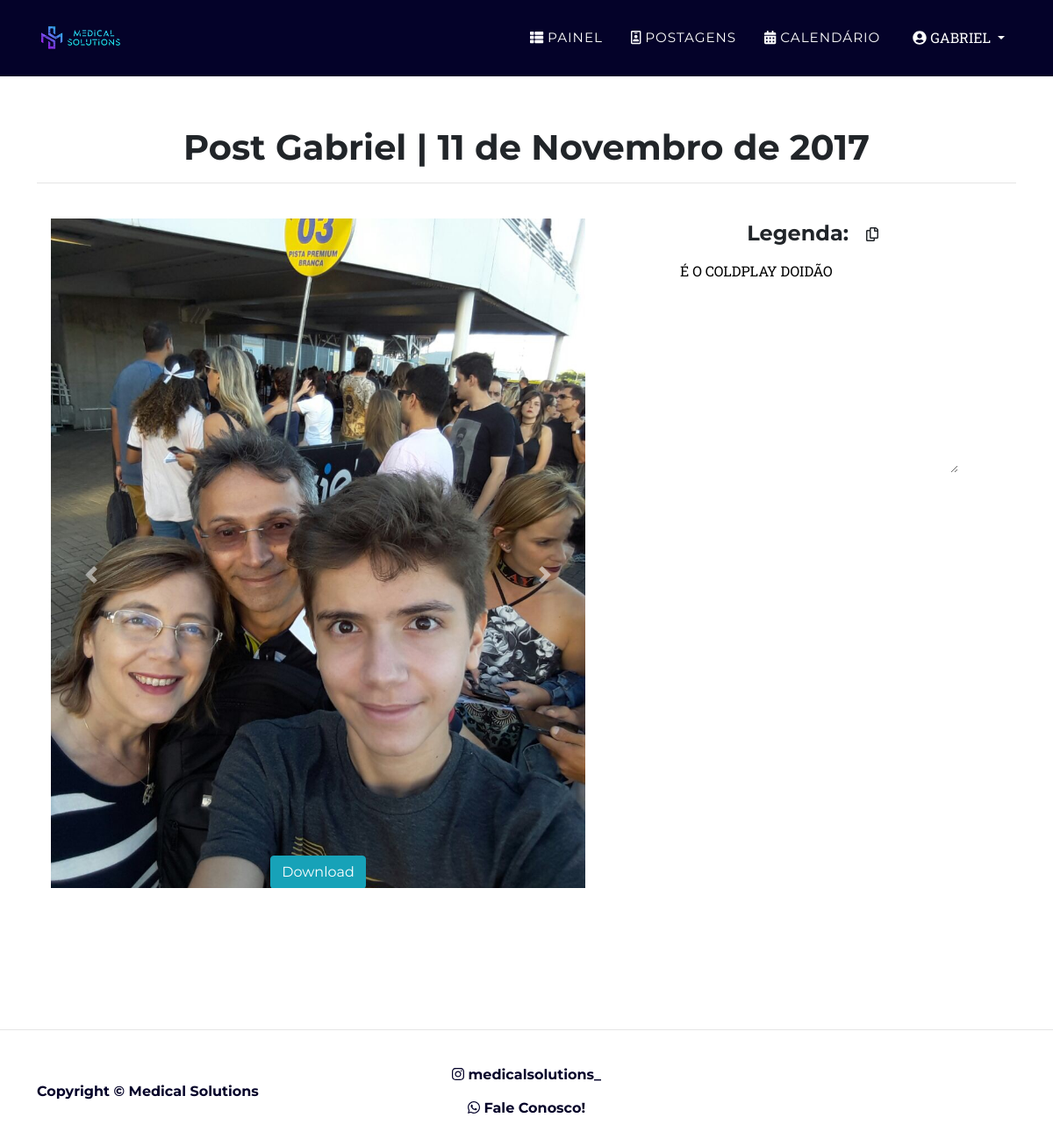
The app's page /posts/fotos/4 (signed in) with its own data.
### medicos/models.py (models this page shows)
class Foto(models.Model):
    cliente = models.ForeignKey(User, on_delete=models.PROTECT, null=False)
    nome = models.CharField(max_length=50, default=User)
    imagem = models.ImageField(null=False, blank=False, help_text='Essa imagem deve ser igual a Fotos #1')
    data = models.DateField(blank=True)
    legenda = models.TextField(max_length=2200)
    def __str__(self):
        return (f'Postagem {self.nome} | {self.data}')

class FotosPost(models.Model):
    foto = models.ForeignKey(Foto, on_delete=models.CASCADE)
    imagem = models.ImageField()
    def __str__(self):
        return (f'Postagem {self.foto.nome} | {self.foto.data}')

### medicos/views.py (the view)
# urls.py: path('posts/fotos/<int:pk>', views.viewFoto, name='foto'),
@login_required
def viewFoto(request, pk):
    foto = Foto.objects.get(id=pk)
    fotos = FotosPost.objects.filter(foto=foto)
    all = (Foto.objects.filter(cliente=request.user))
    print((foto), list(fotos))
    filtro = list(all)
    if foto in filtro and list(fotos) != []:
        return render(request, 'posts/foto_carrosel.html', {'foto': foto, 'fotos': fotos})
    elif foto in filtro:
        return render(request, 'posts/foto.html', {'foto': foto})
    else:
        return render(request, 'posts/indisponivel.html')

### medicos/templates/posts/foto_carrosel.html (shortened to what this page needs)
{% extends 'base.html' %}
{% load static %}
{% block conteudo %}
<section class="page-section conteudo">
    <div class="container">
        <div class="text-center">
            <h1>Post {{ foto.cliente.first_name }} | {{ foto.data }}</h1>
            <hr>
        </div>
        <div class="text-center">
            <div class="row">
                <div style="text-align: center;" class="col-md-7">
                    <br>
                    <div class="text-center my-auto mx-3" style="height: 90%;">
                        <div id="carousel-example-1z" class="carousel slide carousel-fade" data-ride="carousel">
                            <ol class="carousel-indicators">
                            {% for f in fotos %}
                              <li data-target="#carousel-example-1z" data-slide-to="{{ forloop.counter0 }}" class="{% if forloop.counter0 == 0 %} active {% endif %}"></li>
                            {% endfor %}
                            </ol>
                            <div class="carousel-inner" role="listbox">
                              {% for f in fotos %}
                              <div class="carousel-item {% if forloop.counter0 == 0 %} active {% endif %}">
                                <img class="d-block w-100" src="{{f.imagem.url}}"
                                  alt="First slide">
                                  <div class="carousel-caption d-md-block">
                                    <h5><a href="{{ f.imagem.url }}" download="{{ f.imagem.url }}" class="btn btn-info">Download</a></h5>
                                  </div>
                              </div>
                              {% endfor %}
                            <a class="carousel-control-prev" href="#carousel-example-1z" role="button" data-slide="prev">
                              <span class="carousel-control-prev-icon" aria-hidden="true"></span>
                            </a>
                            <a class="carousel-control-next" href="#carousel-example-1z" role="button" data-slide="next">
                              <span class="carousel-control-next-icon" aria-hidden="true"></span>
                            </a>
                          </div>
                        </div>
                    </div>
                </div>
                <div style="text-align: center;" class="col-md-5">
                <br>
                    <div class="text-center my-auto mx-3" style="height: 90%;">
                        <h4>Legenda: <a class="btn" id="btnCopy"><i class="far fa-copy"></i></a></h4>
                        <textarea readonly style="border: 1px transparent;" name="myText" id="myText" cols="30" rows="10">{{ foto.legenda }}</textarea>
                    </div>
                </div>
            </div>
        </div>
    </div>
</section>
{% endblock %}

### medicos/templates/base.html (shortened to what this page needs)
{% load static %}
<!DOCTYPE html>
<html lang="pt-BR">
    <head>
        <link href="{% static 'css/styles.css' %}" rel="stylesheet" />
    </head>
<body>
{% block navbar %}
<nav class="navbar navbar-expand-lg navbar-dark fixed-top" style="background-color: #040229;" id="mainNav">
    <div class="container">
        <a class="js-scroll-trigger" href="{% url 'index' %}"><img src="{% static 'img/logo.png' %}" style="width: 100px;" alt=""/></a>
        <div class="collapse navbar-collapse" id="navbarResponsive">
            <ul class="navbar-nav text-uppercase ml-auto">
                {% if request.user.is_authenticated %}
                <li class="nav-item"><a class="nav-link js-scroll-trigger" href="{% url 'painel' %}"><i class="fas fa-th-list"></i></i> Painel</a></li>
                    <li class="nav-item"><a class="nav-link js-scroll-trigger" href="{% url 'posts' %}"><i class="far fa-id-badge"></i> Postagens</a></li>
                        <li class="nav-item"><a class="nav-link js-scroll-trigger" href="{% url 'calendario' %}"><i class="fas fa-calendar-alt"></i> Calendário</a></li>
                <div class="btn-group">
                    <button style="color: white;" class="btn text-uppercase ml-auto dropdown-toggle" type="button" id="triggerId" data-toggle="dropdown"
                        aria-haspopup="true" aria-expanded="false">
                        <i class="fa fa-user-circle"></i>
                        <span id="username">{{request.user.first_name}}</span>
                    </button>
                </div>
                {%endif%}
            </ul>
        </div>
    </div>
</nav>
{% endblock %}
<br>
<br>
{% block conteudo %}{% endblock %}
{% block rodape %}
<hr>
<footer class="footer py-3">
    <div class="container">
        <div class="row align-items-center">
            <div style="font-weight: bolder; color: #040229"  class="col-lg-4 text-lg-left">Copyright © Medical Solutions</div>
            <div class="col-lg-4 my-3 my-lg-0">
                <a style="font-weight: bolder; color: #040229;" class="btn mx-2" href="https://www.instagram.com/medicalsolutions_/"><i class="fab fa-instagram"> </i> medicalsolutions_</a>
                <br>
                <a style="font-weight: bolder; color: #040229" class="btn mx-2" href="https://api.whatsapp.com/send?phone=5586995330067&text=Ol%C3%A1,%20tenho%20interesse%20em%20conhecer%20os%20servi%C3%A7os%20da%20Medical%20Solutions"><i class="fab fa-whatsapp"> </i> Fale Conosco!</a>
            </div>
        </div>
    </div>
</footer>
{% endblock %}
</body>
</html>

### records on screen
Foto: cliente.first_name "Gabriel", data "11 de Novembro de 2017", myText "É O COLDPLAY DOIDÃO"
FotosPost: imagem (picture)

### other values on screen
{{ request.user.first_name }} "GABRIEL"
